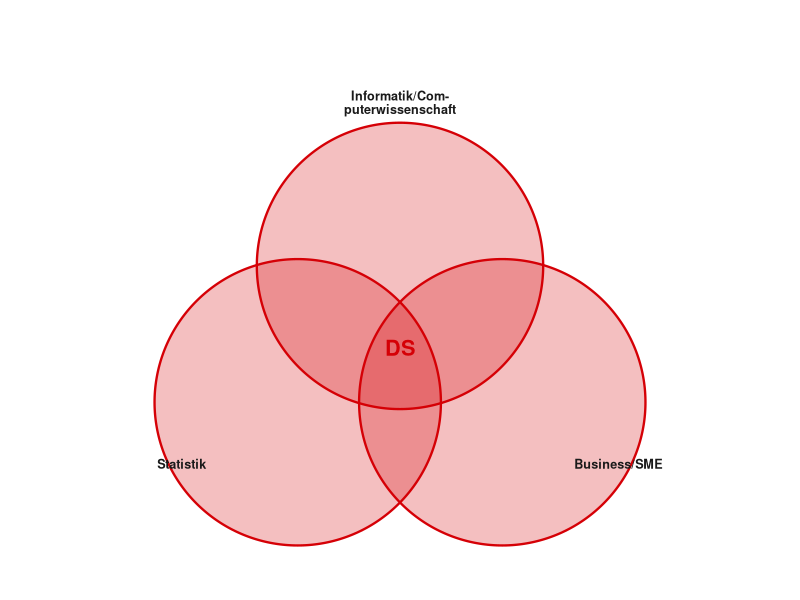
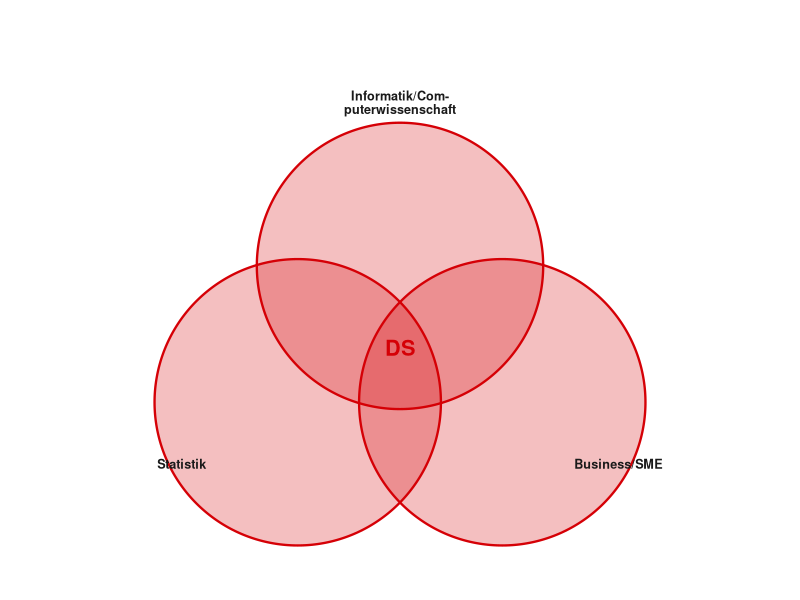

Source code (R) for these figures, in order: (Note: this script raises an error after producing the figures.)
## ---- chunk 1
options(htmltools.dir.version = FALSE)
library(fontawesome)
# library(RefManageR)
# BibOptions(check.entries = FALSE, bib.style = "authoryear", style = "markdown", dashed = TRUE)
# bib <- ReadBib(xfun::from_root("lit","my_bib.bib"))
## ---- chunk 2
#| echo: false
#| fig-width: 5
#| fig-height: 4.5
#| out-width: "100%"
library(ggplot2)

# Venn-Diagramm mit ggplot2 + ggforce
if (!requireNamespace("ggforce", quietly = TRUE)) install.packages("ggforce", quiet = TRUE)
library(ggforce)

# Kreismittelpunkte (Dreieck-Anordnung)
circles <- data.frame(
  x = c(0, -0.75,  0.75),
  y = c(0.65, -0.35, -0.35),
  r = c(1.05, 1.05, 1.05),
  label = c("Informatik/Com-\nputerwissenschaft", "Statistik", "Business/SME")
)

# Corporate Rot mit Transparenz
fill_col <- "#D50006"

ggplot() +
  # Drei Kreise
  geom_circle(data = circles,
              aes(x0 = x, y0 = y, r = r),
              fill = fill_col, alpha = 0.25, color = "#D50006", linewidth = 0.8) +
  # Beschriftungen der Kreise
  annotate("text", x = 0,    y = 1.85, label = "Informatik/Com-\nputerwissenschaft",
           size = 3.2, fontface = "bold", color = "#1a1a1a", lineheight = 0.9) +
  annotate("text", x = -1.6, y = -0.8, label = "Statistik",
           size = 3.2, fontface = "bold", color = "#1a1a1a") +
  annotate("text", x =  1.6, y = -0.8, label = "Business/SME",
           size = 3.2, fontface = "bold", color = "#1a1a1a") +
  # DS Label in der Mitte
  annotate("text", x = 0, y = 0.05, label = "DS",
           size = 5.5, fontface = "bold", color = "#D50006") +
  coord_fixed(xlim = c(-2.4, 2.4), ylim = c(-1.6, 2.4)) +
  theme_void() +
  theme(plot.background = element_rect(fill = "white", color = NA))
## ---- chunk 3
#| echo: false
#| fig-width: 5
#| fig-height: 4.5
#| out-width: "100%"
library(ggplot2)
library(ggforce)

circles <- data.frame(
  x = c(0, -0.75, 0.75),
  y = c(0.65, -0.35, -0.35),
  r = c(1.05, 1.05, 1.05)
)

fill_col <- "#D50006"

p <- ggplot() +
  geom_circle(data = circles,
              aes(x0 = x, y0 = y, r = r),
              fill = fill_col, alpha = 0.25, color = "#D50006", linewidth = 0.8) +
  annotate("text", x = 0,    y = 1.85, label = "Informatik/Com-\nputerwissenschaft",
           size = 3.2, fontface = "bold", color = "#1a1a1a", lineheight = 0.9) +
  annotate("text", x = -1.6, y = -0.8, label = "Statistik",
           size = 3.2, fontface = "bold", color = "#1a1a1a") +
  annotate("text", x =  1.6, y = -0.8, label = "Business/SME",
           size = 3.2, fontface = "bold", color = "#1a1a1a") +
  annotate("text", x = 0, y = 0.05, label = "DS",
           size = 5.5, fontface = "bold", color = "#D50006") +
  coord_fixed(xlim = c(-2.4, 2.4), ylim = c(-1.6, 2.4)) +
  theme_void() +
  theme(plot.background = element_rect(fill = "white", color = NA))
p
## ---- chunk 4
#| echo: false
#| out-width: '100%'
#| fig-align: 'center'
knitr::include_graphics(xfun::from_root('img','PVA3','data_in_business_(tableau)_1.PNG'))
## ---- chunk 5
#| echo: false
#| out-width: '80%'
#| fig-align: 'center'
knitr::include_graphics(xfun::from_root('img','PVA3','data_in_business_(tableau)_2.PNG'))
## ---- chunk 6
#| echo: false
#| out-width: '100%'
knitr::include_graphics(xfun::from_root('img','PVA1','Programming_Thinking_(SteveJobs).PNG'))
## ---- chunk 7
#| echo: false
#| out-width: '100%'
knitr::include_graphics(xfun::from_root('img','PVA1','Programming_Quote_(Hawking).PNG'))
## ---- chunk 8
#| echo: false
#| out-width: '100%'
#| fig-align: 'center'
knitr::include_graphics(xfun::from_root('img','PVA1','whyR.svg'))
## ---- chunk 9
#| echo: false
#| out-width: '100%'
knitr::include_graphics(xfun::from_root('img','PVA1','R-chitektur_(Field_2012_S63).PNG'))
## ---- chunk 10
#| echo: false
knitr::include_url('https://quarto.org/docs/faq/rmarkdown.html', height = '380px')
## ---- chunk 11
#| echo: false
knitr::include_graphics(xfun::from_root('img','PVA1','DataScience_Workflow.PNG'))
## ---- chunk 12
#| echo: false
#| out-width: '70%'
#| fig-align: center
knitr::include_graphics('https://d33wubrfki0l68.cloudfront.net/6f1ddb544fc5c69a2478e444ab8112fb0eea23f8/91adc/images/tidy-1.png')
## ---- chunk 13
#| echo: false
knitr::include_graphics(xfun::from_root('img','PVA1','pipe_(dodona).png'))
## ---- chunk 14
#| echo: false
#| message: false
x <- c(0.109, 0.359, 0.63, 0.996, 0.515, 0.142, 0.017, 0.829, 0.907)
library(magrittr)
## ---- chunk 15
#| echo: true
round(exp(diff(log(x))), 1)
## ---- chunk 16
#| echo: true
#| message: false
x %>% log() %>% diff() %>% exp() %>% round(1)
